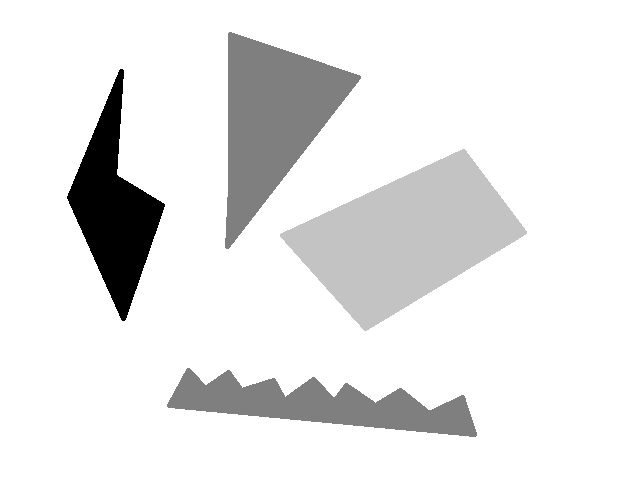
#> input picture imgs/exemplo.png, 640 x 480 px
$ python harris.py
#> lines starting #> are read from the running program, lines starting #| are printed output that depends on the picture; after the words box and inside, x2 and y2 are one past the last pixel; in counts of white or black regions, pixels touching at a corner belong together
import numpy as np
import cv2 as cv
filename = 'imgs/exemplo.png'
img = cv.imread(filename)
#> img is the input picture: shape (480, 640, 3); min 0, max 255, mean 231.6
gray = cv.cvtColor(img,cv.COLOR_BGR2GRAY)
gray = np.float32(gray)
dst = cv.cornerHarris(gray,5,3,0.09)
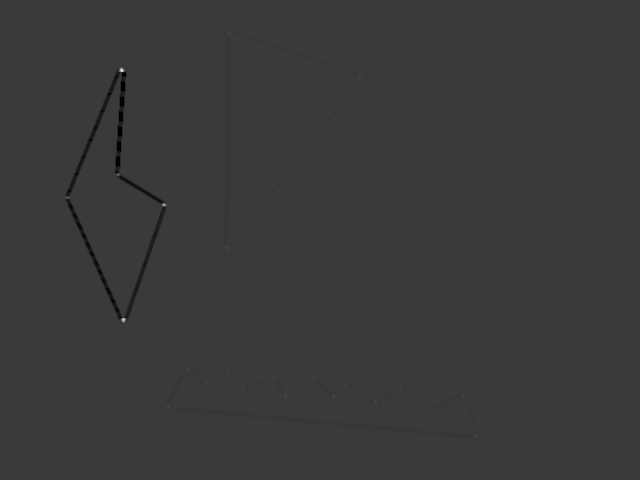
#> dst: shape (480, 640) float32; min -60886812, max 203801696, mean -307489.6; drawn with min black and max white
print("Quantidade de pontos: ", len(dst))
#| Quantidade de pontos:  480
#result is dilated for marking the corners, not important
dst = cv.dilate(dst,None)
# Threshold for an optimal value, it may vary depending on the image.
img[dst>0.01*dst.max()]=[0,0,255]
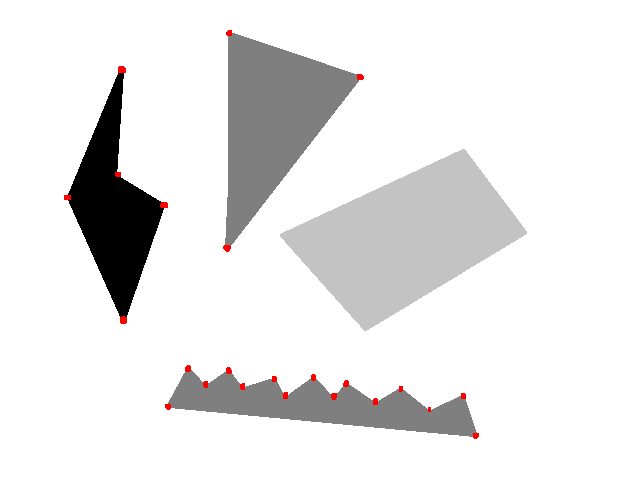
#> img: shape (480, 640, 3); 0.26% of pixels changed, all inside (x1, y1, x2, y2) = (64, 30, 479, 439)
cv.imshow('dst',img)
if cv.waitKey(0) & 0xff == 27:
#> (key Esc is pressed here)
    cv.destroyAllWindows()

$ run again, with imgs/ex1.png copied over imgs/exemplo.png
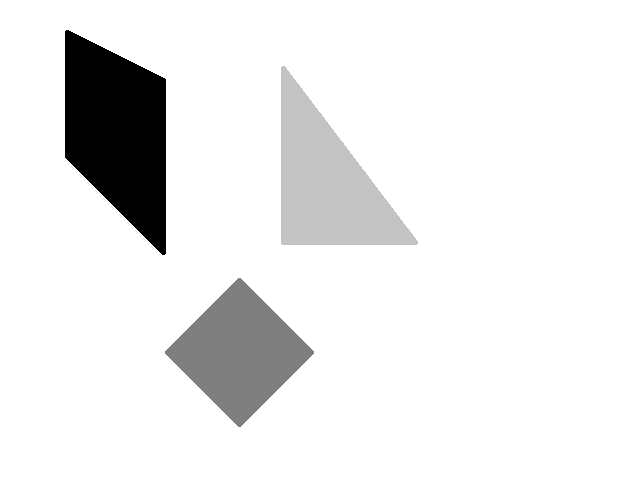
#> input picture imgs/ex1.png, 640 x 480 px
#> img is the input picture: shape (480, 640, 3); min 0, max 255, mean 234.8
#> `dst = cv.cornerHarris(gray,5,3,0.09)`:
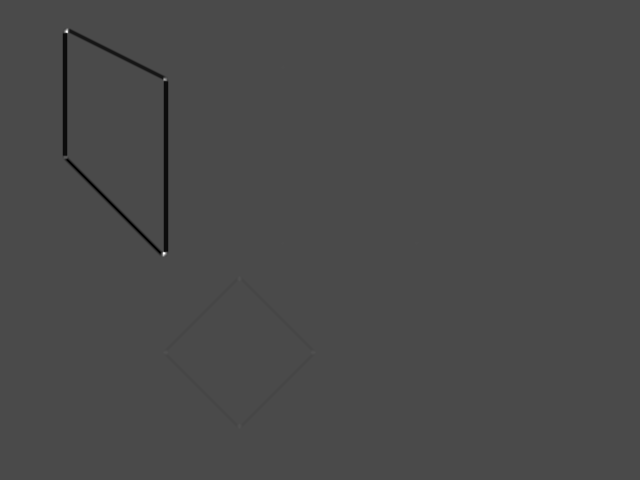
#> dst: shape (480, 640) float32; min -73673040, max 177645744, mean -429040.1; drawn with min black and max white
#| Quantidade de pontos:  480
#> `img[dst>0.01*dst.max()]=[0,0,255]`:
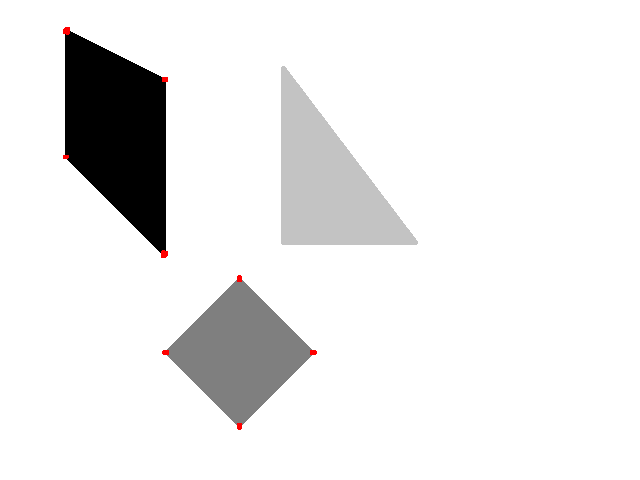
#> img: shape (480, 640, 3); 0.09% of pixels changed, all inside (x1, y1, x2, y2) = (63, 27, 317, 430)

$ run again, with imgs/ex2.png copied over imgs/exemplo.png
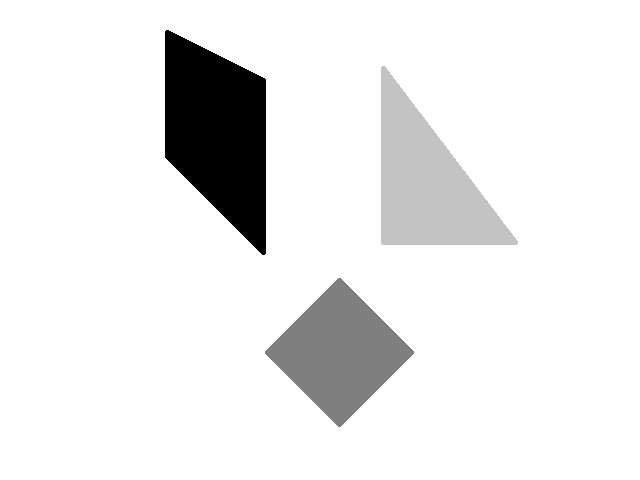
#> input picture imgs/ex2.png, 640 x 480 px
#> img is the input picture: shape (480, 640, 3); min 0, max 255, mean 234.8
#> `dst = cv.cornerHarris(gray,5,3,0.09)`:
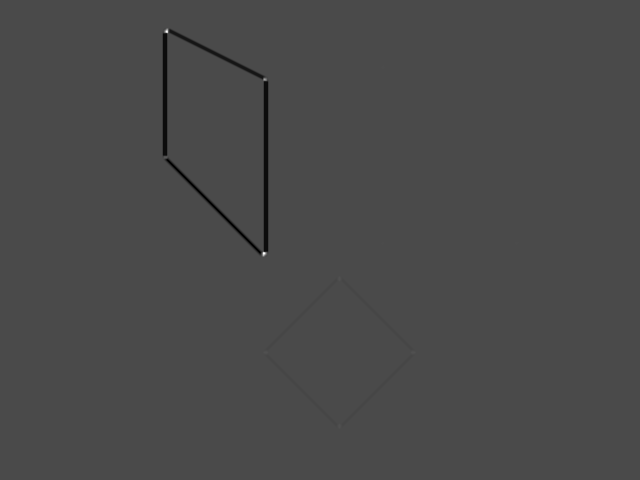
#> dst: shape (480, 640) float32; min -73673040, max 177645744, mean -429040.1; drawn with min black and max white
#| Quantidade de pontos:  480
#> `img[dst>0.01*dst.max()]=[0,0,255]`:
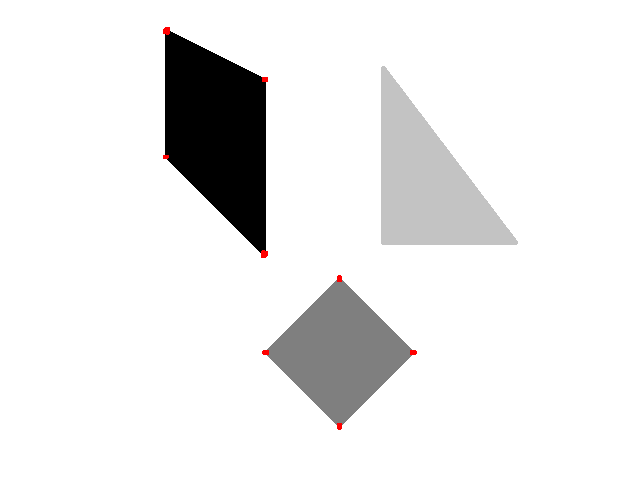
#> img: shape (480, 640, 3); 0.09% of pixels changed, all inside (x1, y1, x2, y2) = (163, 27, 417, 430)
